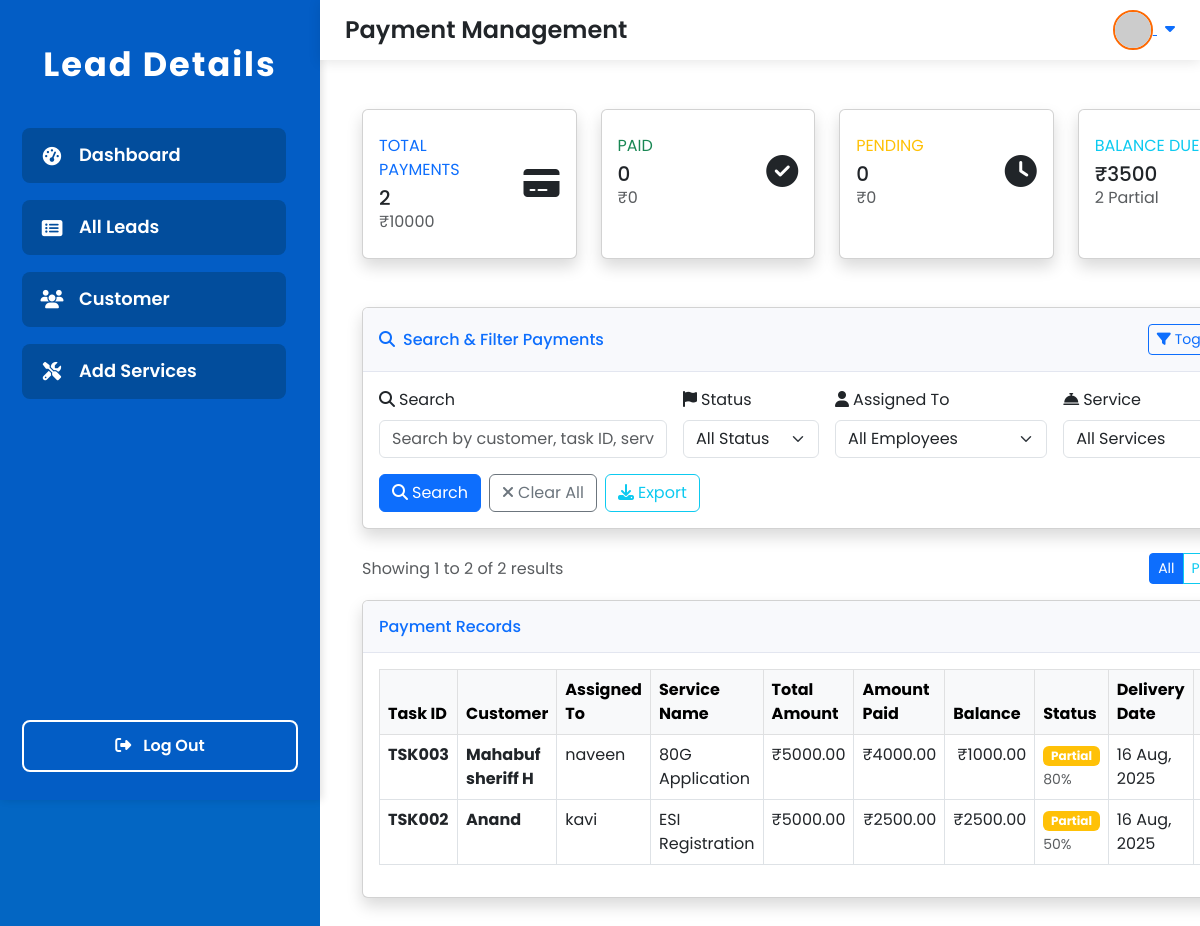
The page /payments/ on the database as committed earlier.
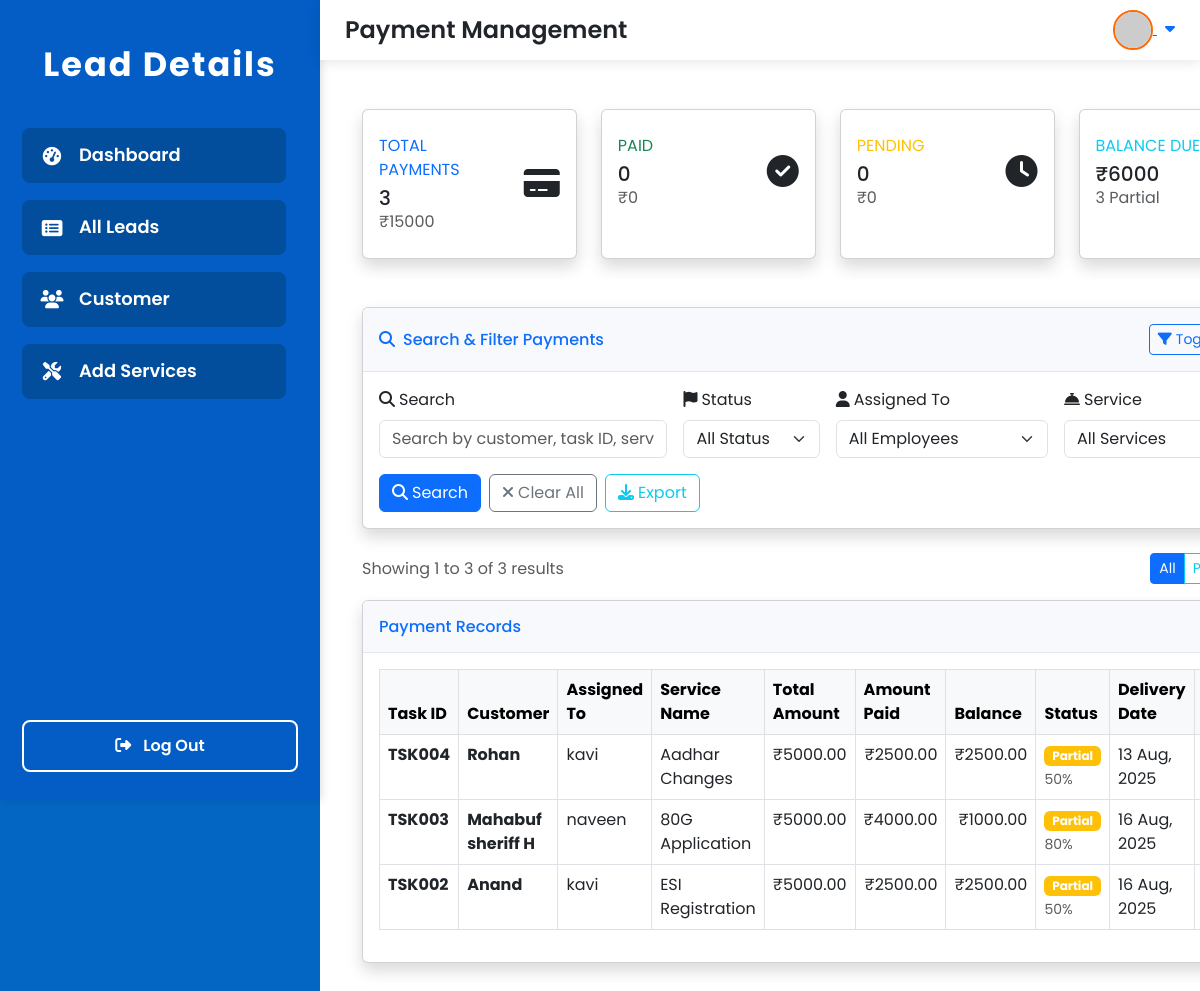
The same page on the database as committed later.
### lead/models.py (models this page shows, shortened)
class Task(models.Model):
    PAYMENT_STATUS_CHOICES = [
        ('paid', 'Paid'),
        ('pending', 'Pending'),
        ('partial', 'Partial Paid'),
    ]
    TASK_STATUS_CHOICES = [
        ('assigned', 'Assigned'),
        ('in_progress', 'In Progress'),
        ('completed', 'Completed'),
        ('on_hold', 'On Hold'),
        ('cancelled', 'Cancelled'),
    ]
    task_id = models.CharField(max_length=20, unique=True, blank=True)
    assigned_to = models.ForeignKey(Employee, on_delete=models.CASCADE, related_name='assigned_tasks')
    customer_name = models.ForeignKey(Lead, on_delete=models.CASCADE, related_name='customer_tasks')
    service_name = models.ForeignKey(Service, on_delete=models.CASCADE, related_name='service_tasks')
    delivery_date = models.DateField()
    payment_amount = models.DecimalField(max_digits=10, decimal_places=2)
    amount_paid = models.DecimalField(max_digits=10, decimal_places=2, default=0)
    payment_status = models.CharField(max_length=10, choices=PAYMENT_STATUS_CHOICES, default='pending')
    balance_amount = models.DecimalField(max_digits=10, decimal_places=2, default=0.00, blank=True, null=True)
    task_notes = models.TextField(blank=True, null=True)
    task_status = models.CharField(max_length=15, choices=TASK_STATUS_CHOICES, default='assigned')
    created_at = models.DateTimeField(auto_now_add=True)
    updated_at = models.DateTimeField(auto_now=True)

class Lead(models.Model):
    LEAD_TYPE_CHOICES = [
    ('customer', 'Customer'),
    ('partner', 'Partner'),
    ('vendor', 'Vendor'),
    ('other', 'Other'),
]
    customer_id = models.CharField(max_length=50, unique=True)
    customer_name = models.CharField(max_length=200)
    mobile_no = models.CharField(max_length=15)
    father_name = models.CharField(max_length=200, blank=True, null=True)
    spouse_name = models.CharField(max_length=200, blank=True, null=True)
    mother_name = models.CharField(max_length=200, blank=True, null=True)
    aadhar_card_no = models.CharField(max_length=12, blank=True, null=True)
    pan_no = models.CharField(max_length=10, blank=True, null=True)
    company_name = models.CharField(max_length=200, blank=True, null=True)
    email_id = models.EmailField(blank=True, null=True)
    gst_no = models.CharField(max_length=15, blank=True, null=True)
    cin_no = models.CharField(max_length=21, blank=True, null=True)
    assigned_to = models.CharField(max_length=200, blank=True, null=True)
    delivery_date = models.DateField(blank=True, null=True)
    document_name = models.CharField(max_length=255, blank=True, null=True)  # Add this line
    upload_document = models.FileField(upload_to='documents', blank=True, null=True)
    note = models.TextField(blank=True, null=True)
    created_at = models.DateTimeField(auto_now_add=True)
    updated_at = models.DateTimeField(auto_now=True)
    lead_type = models.CharField(max_length=10, choices=LEAD_TYPE_CHOICES, default='lead')
    class Meta:
        ordering = ['-created_at']

class Employee(models.Model):
    employee_id = models.CharField(max_length=20, unique=True)
    employee_name = models.CharField(max_length=100)
    designation = models.CharField(max_length=60, default="none")
    phone_number = models.CharField(max_length=15)
    email = models.EmailField()
    address = models.TextField()
    username = models.CharField(max_length=50, unique=True, null=True, blank=True)
    password = models.CharField(max_length=128, null=True, blank=True)  # store hashed password

class Service(models.Model):
    CATEGORY_CHOICES = [
        ('Tax', 'Tax'),
        ('Registration', 'Registration'),
        ('Consultancy', 'Consultancy'),
        ('Filing', 'Filing'),
        ('Legal', 'Legal'),
    ]
    name = models.CharField(max_length=200)
    category = models.CharField(max_length=50, choices=CATEGORY_CHOICES)
    base_price = models.DecimalField(max_digits=10, decimal_places=2)
    description = models.TextField(blank=True, null=True)
    created_at = models.DateTimeField(auto_now_add=True)
    updated_at = models.DateTimeField(auto_now=True)
    class Meta:
        ordering = ['name']

### lead/views.py (the view, shortened to what this page needs)
# urls.py: path('payments/', views.payment_list, name='payment_list'),
def payment_list(request):
    status_filter = request.GET.get('status', '')
    employee_filter = request.GET.get('employee', '')
    service_filter = request.GET.get('service', '')
    search_query = request.GET.get('search', '')
    payments_qs = Task.objects.all().select_related('customer_name', 'assigned_to', 'service_name')
    if status_filter:
        payments_qs = payments_qs.filter(payment_status=status_filter)
    if employee_filter:
        payments_qs = payments_qs.filter(assigned_to_id=employee_filter)
    if service_filter:
        payments_qs = payments_qs.filter(service_name_id=service_filter)
    payments_qs = payments_qs.order_by('-created_at')
    paginator = Paginator(payments_qs, 10)
    page_number = request.GET.get('page')
    payments_page = paginator.get_page(page_number)
    for payment in payments_page:
        if payment.payment_amount and payment.amount_paid is not None:
            payment.percent_paid = min(100, (payment.amount_paid / payment.payment_amount) * 100)
        else:
            payment.percent_paid = 0
    all_payments = Task.objects.all()
    total_payments = all_payments.count()
    paid_payments = all_payments.filter(payment_status='paid').count()
    pending_payments = all_payments.filter(payment_status='pending').count()
    partial_payments = all_payments.filter(payment_status='partial').count()
    total_amount = all_payments.aggregate(Sum('payment_amount'))['payment_amount__sum'] or 0
    paid_amount = all_payments.filter(payment_status='paid').aggregate(Sum('payment_amount'))['payment_amount__sum'] or 0
    pending_amount = all_payments.filter(payment_status='pending').aggregate(Sum('payment_amount'))['payment_amount__sum'] or 0
    balance_amount = all_payments.aggregate(Sum('balance_amount'))['balance_amount__sum'] or 0
    employees = Employee.objects.all().order_by('employee_name')
    services = Service.objects.all().order_by('name')
    context = {
        'payments': payments_page,
        'total_payments': total_payments,
        'paid_payments': paid_payments,
        'pending_payments': pending_payments,
        'partial_payments': partial_payments,
        'total_amount': total_amount,
        'paid_amount': paid_amount,
        'pending_amount': pending_amount,
        'balance_amount': balance_amount,
        'employees': employees,
        'services': services,
        'status_filter': status_filter,
        'employee_filter': employee_filter,
        'service_filter': service_filter,
        'search_query': search_query,
    }
    return render(request, 'payment_list.html', context)

### lead/templates/payment_list.html (shortened to what the changed rows need)
{% extends 'base.html' %}
{% block content %}
<div class="container-fluid my-4">
    <div class="row mb-4">
        <div class="col-xl-3 col-md-6 mb-4">
            <div class="card border-left-primary shadow h-100 py-2">
                <div class="card-body">
                    <div class="row no-gutters align-items-center">
                        <div class="col mr-2">
                            <div class="text-xs font-weight-bold text-primary text-uppercase mb-1">Total Payments</div>
                            <div class="h5 mb-0 font-weight-bold text-gray-800">{{ total_payments }}</div>
                            <div class="text-xs text-muted">₹{{ total_amount|floatformat:0 }}</div>
                        </div>
                    </div>
                </div>
            </div>
        </div>
        <div class="col-xl-3 col-md-6 mb-4">
            <div class="card border-left-info shadow h-100 py-2">
                <div class="card-body">
                    <div class="row no-gutters align-items-center">
                        <div class="col mr-2">
                            <div class="text-xs font-weight-bold text-info text-uppercase mb-1">Balance Due</div>
                            <div class="h5 mb-0 font-weight-bold text-gray-800">₹{{ balance_amount|floatformat:0 }}</div>
                            <div class="text-xs text-muted">{{ partial_payments }} Partial</div>
                        </div>
                    </div>
                </div>
            </div>
        </div>
    </div>
    <div class="d-flex justify-content-between align-items-center mb-3">
        <div>
            <span class="text-muted">
                Showing {{ payments.start_index }} to {{ payments.end_index }} of {{ payments.paginator.count }} results
            </span>
        </div>
    </div>
    <div class="card shadow">
        <div class="card-body">
            <div class="table-responsive">
                <table class="table table-bordered table-hover" id="paymentsTable" width="100%" cellspacing="0">
                    <thead class="table-light">
                        <tr>
                            <th>Task ID</th>
                            <th>Customer</th>
                            <th>Assigned To</th>
                            <th>Service Name</th>
                            <th>Total Amount</th>
                            <th>Amount Paid</th>
                            <th>Balance</th>
                            <th>Status</th>
                            <th>Delivery Date</th>
                            <th>Actions</th>
                        </tr>
                    </thead>
                    <tbody>
                        {% for payment in payments %}
                        <tr class="payment-row {% if payment.percent_paid >= 100 %}paid-100{% elif payment.percent_paid >= 75 %}paid-75{% elif payment.percent_paid >= 50 %}paid-50{% elif payment.percent_paid >= 25 %}paid-25{% else %}paid-0{% endif %}">
                            <td><strong>{{ payment.task_id }}</strong></td>
                            <td>
                                <div>
                                    <strong>{{ payment.customer_name.customer_name }}</strong><br>
                                </div>
                            </td>
                            <td>{{ payment.assigned_to.employee_name }}</td>
                            <td>{{ payment.service_name.name }}</td>
                            <td class="text-end">₹{{ payment.payment_amount|floatformat:2 }}</td>
                            <td class="text-end">₹{{ payment.amount_paid|floatformat:2 }}</td>
                            <td class="text-end">₹{{ payment.balance_amount|floatformat:2 }}</td>
                            <td>
                                {% if payment.payment_status == 'paid' %}
                                    <span class="badge bg-success">Paid</span>
                                {% elif payment.payment_status == 'partial' %}
                                    <span class="badge bg-warning">Partial</span>
                                {% else %}
                                    <span class="badge bg-danger">Pending</span>
                                {% endif %}
                                <br><small class="text-muted">{{ payment.percent_paid|floatformat:0 }}%</small>
                            </td>
                            <td>{{ payment.delivery_date|date:"d M, Y" }}</td>
                            <td>
                            </td>
                        </tr>
                        {% endfor %}
                    </tbody>
                </table>
            </div>
        </div>
    </div>
</div>
{% endblock %}

Rows that differ between the two databases and show on the page:
added Task: task_id "TSK004", customer_name.customer_name "Rohan", assigned_to.employee_name "kavi", service_name.name "Aadhar Changes", payment_amount "5000.00", amount_paid "2500.00", balance_amount "2500.00", payment_status "Partial", percent_paid "50", delivery_date "13 Aug, 2025"
Other text that changed with them:
{{ total_payments }}: "2" → "3"
{{ total_amount|floatformat:0 }}: "10000" → "15000"
{{ balance_amount|floatformat:0 }}: "3500" → "6000"
{{ partial_payments }}: "2" → "3"
{{ payments.end_index }}: "2" → "3"
{{ payments.paginator.count }}: "2" → "3"
